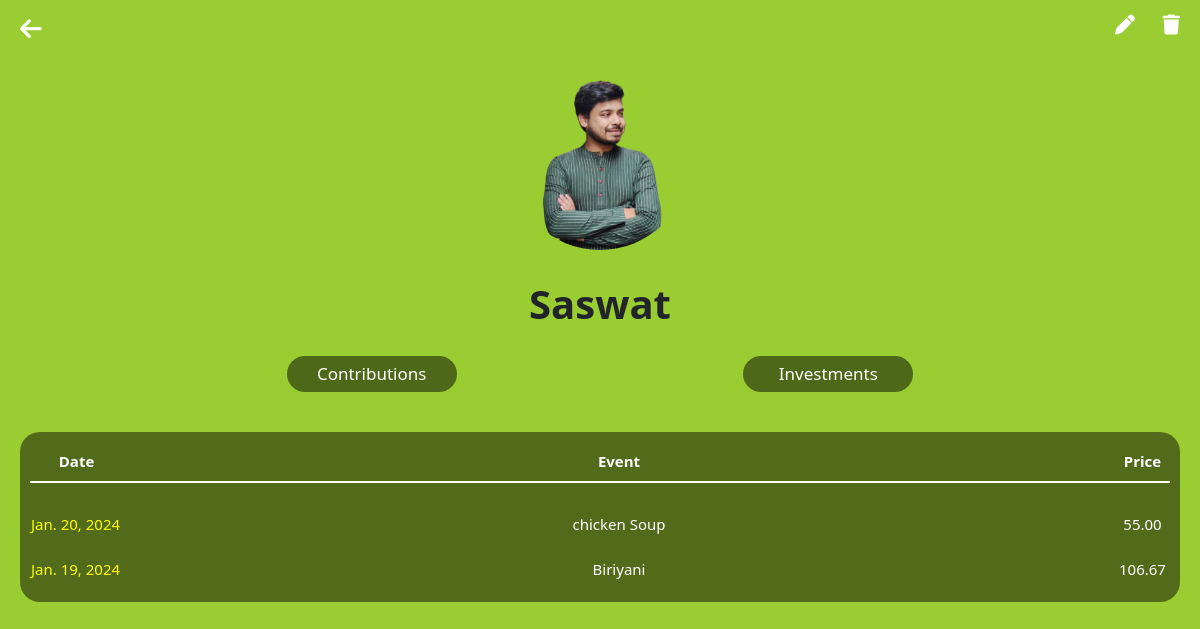
Page /profileDetails/11 on the earlier database version.
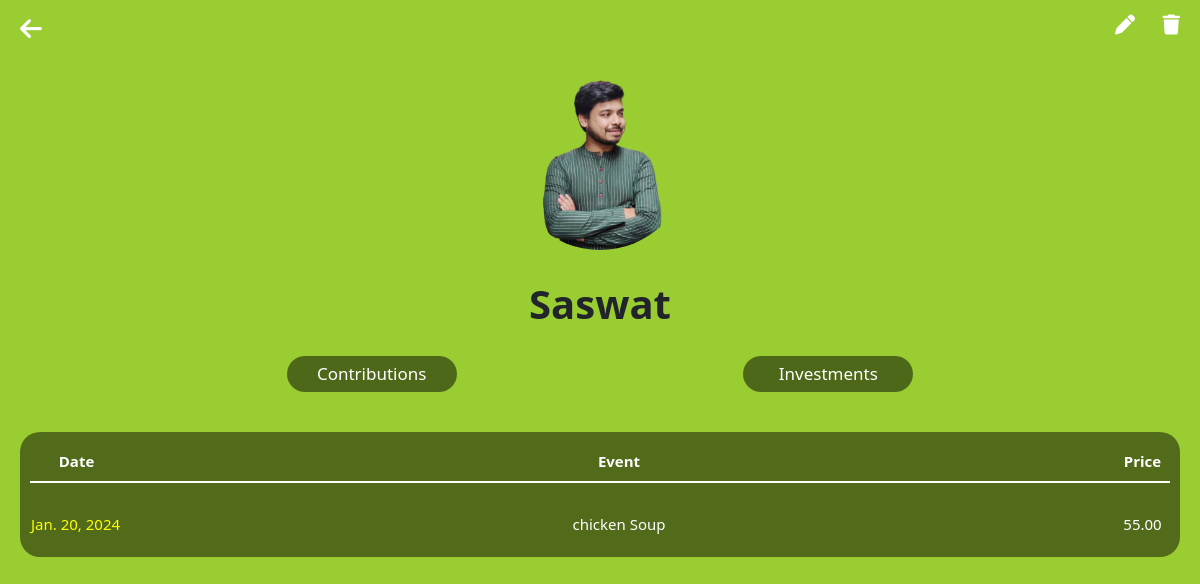
Same page on the later database version.
### app/models.py (models this page shows)
class Contribution(models.Model):
    event = models.ForeignKey(Event, on_delete=models.CASCADE)
    profile = models.ForeignKey(Profile, on_delete=models.CASCADE)
    amount = models.DecimalField(max_digits=10, decimal_places=2)

class Event(models.Model):
    date = models.DateField()
    subject = models.CharField(max_length=200)

### app/views.py (the view)
# urls.py: path('profileDetails/<int:profile_id>', profileDetails, name='profileDetails'),
def profileDetails(request, profile_id):
    profile = Profile.objects.get(pk=profile_id)
    event_contributions = Contribution.objects.filter(profile=profile).all()
    event_purchase = Purchase.objects.filter(profile=profile).all()
    context={'profile':profile,'event_contributions':event_contributions, "event_purchase":event_purchase}
    return render(request, 'profileDetails.html', context)

### app/templates/profileDetails.html (shortened to what this page needs)
<!DOCTYPE html>
<html lang="en">
<head>
    <link href="https://cdn.jsdelivr.net/npm/bootstrap@5.3.2/dist/css/bootstrap.min.css" rel="stylesheet">
    <link rel="stylesheet" href="https://cdnjs.cloudflare.com/ajax/libs/font-awesome/6.5.1/css/all.min.css" />
</head>
<body>
    <a href="{% url 'home' %}" class="icons" id="back_icon"><i class="fa-solid fa-arrow-left"></i></a>
    <a href="" class="icons"><i class="fa-solid fa-pen"></i></a>
    <a href="#" onclick="confirmDelete('{{ profile.id }}')" class="icons"><i class="fa-solid fa-trash"></i></a>
    <div class="text-center">
        <a href="{{profile.profile_pic.url}}"><img src="{{profile.profile_pic.url}}" alt=""></a>
        <h1>{{profile.name}}</h1>
    </div>
    <div class="twoBtn">
        <button onclick="viewContributions()">Contributions</button>
        <button onclick="viewInvestments()">Investments</button>
    </div>
    <div class="purchage-container Contributions">
        <table>
            <thead>
                <tr>
                    <th style="width: 93px;">Date</th>
                    <th>Event</th>
                    <th style="width: 55px;">Price</th>
                </tr>
            </thead>
            <tbody>
                <tr style="height: 20px;background-color: transparent;">
                    <td style="font-size: 5px;">&nbsp;</td>
                    <td style="font-size: 5px;">&nbsp;</td>
                </tr>
                {% for contribution in event_contributions %}
                <tr>
                    <td class="purchage-data">{{contribution.event.date}}</td>
                    <td style="text-align: center;">{{contribution.event.subject}}</td>
                    <td style="text-align: center;">{{contribution.amount}}</td>
                </tr>
                {% endfor %}
            </tbody>
        </table>
    </div>
</body>
</html>

Differences in the rows shown:
removed Contribution: event "Jan. 19, 2024", event.subject "Biriyani", amount "106.67"
